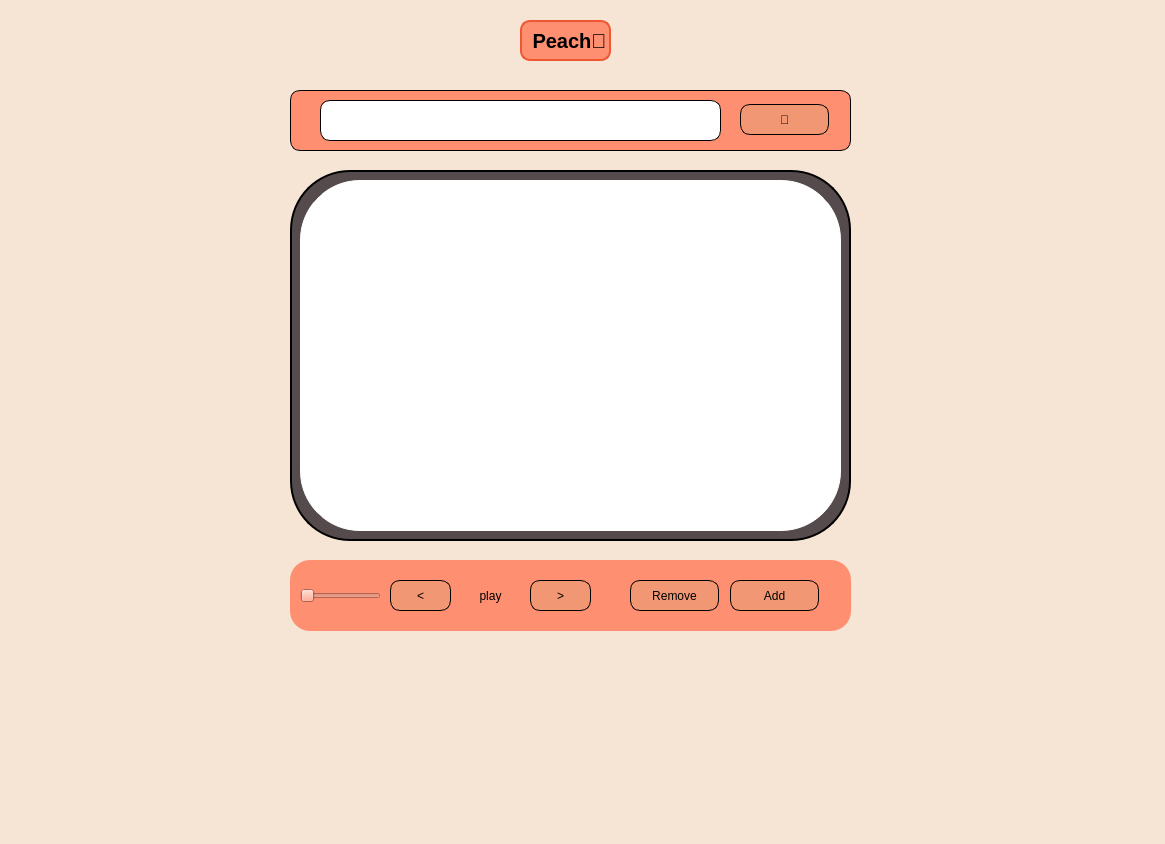
<?xml version="1.0" encoding="UTF-8"?>
<ui version="4.0">
 <class>Form</class>
 <widget class="QWidget" name="Form">
  <property name="enabled">
   <bool>true</bool>
  </property>
  <property name="geometry">
   <rect>
    <x>0</x>
    <y>0</y>
    <width>1165</width>
    <height>844</height>
   </rect>
  </property>
  <property name="windowTitle">
   <string>Form</string>
  </property>
  <widget class="QWidget" name="widget" native="true">
   <property name="geometry">
    <rect>
     <x>-150</x>
     <y>-100</y>
     <width>1321</width>
     <height>1001</height>
    </rect>
   </property>
   <widget class="QWidget" name="widget_2" native="true">
    <property name="geometry">
     <rect>
      <x>130</x>
      <y>90</y>
      <width>1251</width>
      <height>901</height>
     </rect>
    </property>
    <property name="styleSheet">
     <string notr="true">background-color:  	rgb(246,229,213);




</string>
    </property>
    <widget class="QLabel" name="label">
     <property name="geometry">
      <rect>
       <x>540</x>
       <y>30</y>
       <width>91</width>
       <height>41</height>
      </rect>
     </property>
     <property name="styleSheet">
      <string notr="true">QLabel{
background-color: rgba(254,143,113);
border-radius: 10px;
border: 2px solid rgb(239,87,51);
font-weight: 500;
font-size: 20px;
}</string>
     </property>
     <property name="text">
      <string> Peach🍑</string>
     </property>
     <property name="textFormat">
      <enum>Qt::MarkdownText</enum>
     </property>
    </widget>
    <widget class="QWidget" name="widget_4" native="true">
     <property name="geometry">
      <rect>
       <x>310</x>
       <y>570</y>
       <width>561</width>
       <height>71</height>
      </rect>
     </property>
     <property name="styleSheet">
      <string notr="true">
background-color:  	rgb(254,143,113);
border-radius: 20px;

</string>
     </property>
     <widget class="QSlider" name="horizontalSlider">
      <property name="geometry">
       <rect>
        <x>10</x>
        <y>10</y>
        <width>81</width>
        <height>51</height>
       </rect>
      </property>
      <property name="styleSheet">
       <string notr="true">
border-radius: 10px;</string>
      </property>
      <property name="orientation">
       <enum>Qt::Horizontal</enum>
      </property>
     </widget>
     <widget class="QPushButton" name="pushbutton_add">
      <property name="geometry">
       <rect>
        <x>440</x>
        <y>20</y>
        <width>89</width>
        <height>31</height>
       </rect>
      </property>
      <property name="styleSheet">
       <string notr="true">QPushButton{
background-color:  	rgb(241,151,116);
border: 1px solid rgb(0,0,0);
border-radius: 10px;


}</string>
      </property>
      <property name="text">
       <string>Add</string>
      </property>
     </widget>
     <widget class="QPushButton" name="pushbutton_next">
      <property name="geometry">
       <rect>
        <x>240</x>
        <y>20</y>
        <width>61</width>
        <height>31</height>
       </rect>
      </property>
      <property name="styleSheet">
       <string notr="true">QPushButton{
background-color:  	rgb(241,151,116);
border: 1px solid rgb(0,0,0);
border-radius: 10px;


}</string>
      </property>
      <property name="text">
       <string>&gt;</string>
      </property>
     </widget>
     <widget class="QPushButton" name="pushbutton_play">
      <property name="geometry">
       <rect>
        <x>170</x>
        <y>20</y>
        <width>61</width>
        <height>31</height>
       </rect>
      </property>
      <property name="styleSheet">
       <string notr="true">QPushButton{
background-color:  	rgb(241,151,116);
border: 1px solid rgb(0,0,0); 
border-radius: 10px;


}

#239,87,51</string>
      </property>
      <property name="text">
       <string>play</string>
      </property>
      <property name="iconSize">
       <size>
        <width>16</width>
        <height>16</height>
       </size>
      </property>
     </widget>
     <widget class="QPushButton" name="pushbutton_back">
      <property name="geometry">
       <rect>
        <x>100</x>
        <y>20</y>
        <width>61</width>
        <height>31</height>
       </rect>
      </property>
      <property name="styleSheet">
       <string notr="true">QPushButton{
background-color:  	rgb(241,151,116);
border: 1px solid rgb(0,0,0);
border-radius: 10px;

}</string>
      </property>
      <property name="text">
       <string>&lt;</string>
      </property>
     </widget>
     <widget class="QPushButton" name="pushbutton_remove">
      <property name="geometry">
       <rect>
        <x>340</x>
        <y>20</y>
        <width>89</width>
        <height>31</height>
       </rect>
      </property>
      <property name="styleSheet">
       <string notr="true">QPushButton{
background-color:  	rgb(241,151,116);
border: 1px solid rgb(0,0,0);
border-radius: 10px;


}</string>
      </property>
      <property name="text">
       <string>Remove</string>
      </property>
     </widget>
    </widget>
    <widget class="QWidget" name="widget_5" native="true">
     <property name="geometry">
      <rect>
       <x>310</x>
       <y>180</y>
       <width>561</width>
       <height>371</height>
      </rect>
     </property>
     <property name="styleSheet">
      <string notr="true">border: 2px solid rgb(0,0,0);
border-radius: 60px;
background-color: rgb(85,75,76);</string>
     </property>
     <widget class="QWidget" name="widget_3" native="true">
      <property name="geometry">
       <rect>
        <x>10</x>
        <y>10</y>
        <width>541</width>
        <height>351</height>
       </rect>
      </property>
      <property name="styleSheet">
       <string notr="true">border: 1px solid rgb(255,255,255);
background-color:  	rgb(255,255,255);
border-radius: 60px;</string>
      </property>
      <widget class="QListWidget" name="listWidget">
       <property name="geometry">
        <rect>
         <x>30</x>
         <y>30</y>
         <width>481</width>
         <height>291</height>
        </rect>
       </property>
       <property name="whatsThis">
        <string>&lt;html&gt;&lt;head/&gt;&lt;body&gt;&lt;p&gt;&lt;br/&gt;&lt;/p&gt;&lt;/body&gt;&lt;/html&gt;</string>
       </property>
       <property name="styleSheet">
        <string notr="true"/>
       </property>
      </widget>
     </widget>
    </widget>
    <widget class="QWidget" name="widget_6" native="true">
     <property name="geometry">
      <rect>
       <x>310</x>
       <y>100</y>
       <width>561</width>
       <height>61</height>
      </rect>
     </property>
     <property name="styleSheet">
      <string notr="true">border:1px solid rgb(0,0,0);
border-radius: 10px;
background-color:  	rgb(254,143,113);</string>
     </property>
     <widget class="QLineEdit" name="lineEdit">
      <property name="geometry">
       <rect>
        <x>30</x>
        <y>10</y>
        <width>401</width>
        <height>41</height>
       </rect>
      </property>
      <property name="styleSheet">
       <string notr="true">background-color: rgba(255,255,255);</string>
      </property>
     </widget>
     <widget class="QPushButton" name="pushButton">
      <property name="geometry">
       <rect>
        <x>450</x>
        <y>14</y>
        <width>89</width>
        <height>31</height>
       </rect>
      </property>
      <property name="font">
       <font>
        <weight>75</weight>
        <bold>true</bold>
       </font>
      </property>
      <property name="styleSheet">
       <string notr="true">background-color:  	rgb(241,151,116);</string>
      </property>
      <property name="text">
       <string>🍑</string>
      </property>
     </widget>
    </widget>
   </widget>
  </widget>
 </widget>
 <resources/>
 <connections/>
</ui>
